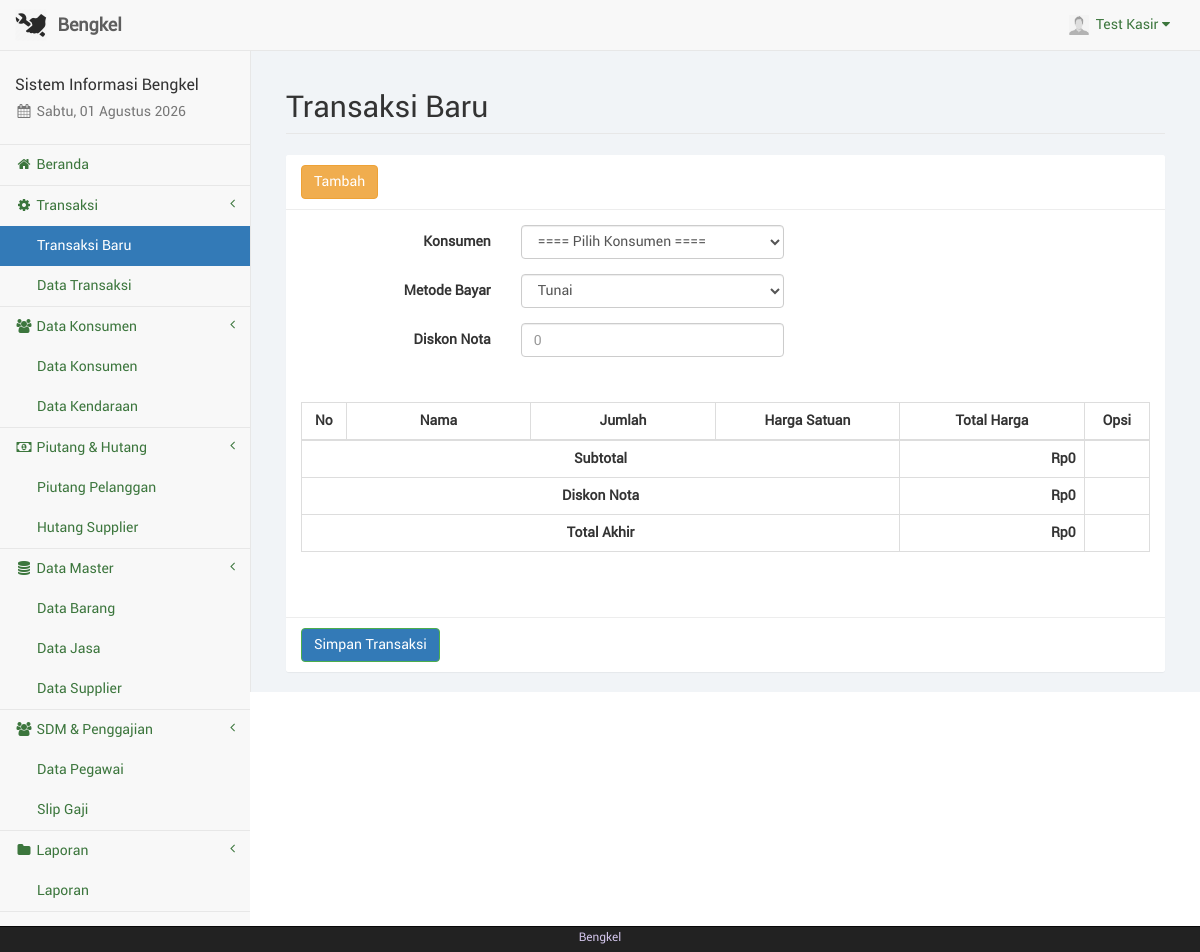
Screenshot of /kasir/trx_baru.php (signed in) with the database file from the repository.
### tables this page shows
CREATE TABLE IF NOT EXISTS `kasir` (
  `id_kasir` int(11) NOT NULL,
  `nama_kasir` varchar(50) NOT NULL,
  `telp_kasir` varchar(20) NOT NULL,
  `user_kasir` varchar(50) NOT NULL,
  `pass_kasir` varchar(100) NOT NULL,
  `foto_kasir` text NOT NULL,
  `id_adm` int(11) NOT NULL
);

### kasir/sess_check.php (called while the page is built, shortened)
<?php
	$chk_sess = isset($_SESSION['kasir']) ? (int)$_SESSION['kasir'] : 0;
	include("dist/config/koneksi.php");
	$sql_sess = "SELECT * FROM kasir WHERE id_kasir='$chk_sess'";
	$ress_sess = mysqli_query($conn, $sql_sess);
	$row_sess = mysqli_fetch_array($ress_sess);
	$sess_kasirname = $row_sess['nama_kasir'];
	$sess_kasirfoto = $row_sess['foto_kasir'];
?>

### kasir/dist/function/format_rupiah.php (called while the page is built, shortened)
<?php
	function format_rupiah($rp) {
		$jumlah = number_format($rp, 0, ",", ".");
		$rupiah = "Rp". $jumlah;
		return $rupiah;
	}
?>

### kasir/trx_baru.php (the view, shortened to what this page needs)
<?php
include("sess_check.php");
$pagedesc = "Transaksi Baru";
include("layout_top.php");
include("dist/function/format_rupiah.php");
?>
<div id="page-wrapper">
    <div class="container-fluid">
        <div class="row">
            <div class="col-lg-12">
                <h1 class="page-header">Transaksi Baru</h1>
            </div>
        </div>
        <div class="row">
            <div class="col-lg-12"><?php include("layout_alert.php"); ?></div>
        </div>
        <div class="row">
            <div class="col-lg-12">
                <div class="panel panel-default">
                    <div class="panel-heading">
                        <a href="tmp_tambah.php" class="btn btn-warning">Tambah</a>
                    </div>
                    <form class="form-horizontal" method="POST" enctype="multipart/form-data">
                        <div class="panel-body">
                            <div class="form-group">
                                <label class="control-label col-sm-3">Konsumen</label>
                                <div class="col-sm-4">
                                    <select name="kon" id="kon" class="form-control" required>
                                        <option value="">==== Pilih Konsumen ====</option>
                                    </select>
                                </div>
                            </div>
                            <div class="form-group">
                                <label class="control-label col-sm-3">Metode Bayar</label>
                                <div class="col-sm-4">
                                    <select name="metode_bayar" id="metode_bayar" class="form-control">
                                        <option value="Tunai">Tunai</option>
                                    </select>
                                </div>
                            </div>
                            <div class="form-group">
                                <label class="control-label col-sm-3">Diskon Nota</label>
                                <div class="col-sm-4">
                                    <input type="number" name="diskon_nota" class="form-control" placeholder="0" min="0">
                                </div>
                            </div>
                        </div>
                        <div class="panel-body">
                            <table class="table table-striped table-bordered table-hover" id="tabel-data">
                                <thead>
                                    <tr>
                                        <th width="1%">No</th>
                                        <th width="10%">Nama</th>
                                        <th width="10%">Jumlah</th>
                                        <th width="10%">Harga Satuan</th>
                                        <th width="10%">Total Harga</th>
                                        <th width="2%">Opsi</th>
                                    </tr>
                                </thead>
                                    <?php
                                    $grand = 0;
                                        echo '<td class="text-center">'; ?>
                                <tfoot>
                                    <tr>
                                        <th colspan="4" class="text-center">Subtotal</th>
                                        <th class="text-right"><?php echo format_rupiah($grand); ?></th>
                                        <th class="text-center"></th>
                                    </tr>
                                    <tr>
                                        <th colspan="4" class="text-center">Diskon Nota</th>
                                        <th class="text-right">
                                            <?php
                                            $diskon_nota = isset($_POST['diskon_nota']) ? (int)$_POST['diskon_nota'] : 0;
                                            echo format_rupiah($diskon_nota);
                                            ?>
                                        </th>
                                        <th class="text-center"></th>
                                    </tr>
                                    <tr>
                                        <th colspan="4" class="text-center">Total Akhir</th>
                                        <th class="text-right">
                                            <?php echo format_rupiah($grand - $diskon_nota); ?>
                                        </th>
                                        <th class="text-center"></th>
                                    </tr>
                                </tfoot>
                            </table>
                        </div>
                        <div class="panel-body">
                        </div>
                        <div class="panel-footer">
                            <button type="submit" name="simpan" class="btn btn-success">Simpan Transaksi</button>
                        </div>
                    </form>
                </div>
            </div>
        </div>
    </div>
</div>
<?php
include("layout_bottom.php");
?>

### kasir/layout_top.php (shortened to what this page needs)
<?php
	$haries = array("Sunday" => "Minggu", "Monday" => "Senin", "Tuesday" => "Selasa", "Wednesday" => "Rabu", "Thursday" => "Kamis", "Friday" => "Jum'at", "Saturday" => "Sabtu");
	$bulans = array("", "Januari", "Februari", "Maret", "April", "Mei", "Juni", "Juli", "Agustus", "September", "Oktober", "November", "Desember");
	$hari_ini = $haries[date("l")];
	$bulan_ini = $bulans[date("n")];
	$tanggal = date("d");
	$tahun = date("Y");
?>
<!DOCTYPE html>
<html lang="en">
<head>
	<link href="libs/bootstrap/dist/css/bootstrap.min.css" rel="stylesheet">
	<link href="libs/metisMenu/dist/metisMenu.min.css" rel="stylesheet">
    <link href="libs/datatables-plugins/integration/bootstrap/3/dataTables.bootstrap.css" rel="stylesheet">
    <link href="libs/datatables-responsive/css/dataTables.responsive.css" rel="stylesheet">
	<link href="dist/css/sb-admin-2.css" rel="stylesheet">
	<link href="dist/css/offline-font.css" rel="stylesheet">
	<link href="dist/css/custom.css" rel="stylesheet">
	<link href="libs/font-awesome/css/font-awesome.min.css" rel="stylesheet" type="text/css">
</head>
<body>
    <div id="wrapper">
        <nav class="navbar navbar-default navbar-static-top" role="navigation" style="margin-bottom: 0">
            <div class="navbar-header">
				<a class="navbar-brand hidden-xs" href="index.php">
					<img src="foto/logo.png" alt="brand" width="32" class="float-left image-brand">
					<div class="float-right">&nbsp;<strong>Bengkel</strong></div>
				</a>
			</div>
            <ul class="nav navbar-top-links navbar-right">
				<li class="dropdown dropdown-right">
					<a class="dropdown-toggle" data-toggle="dropdown" href="#">
						<img src="../foto/<?php echo $sess_kasirfoto;?>" width="20px" height="20px" padding="0px">&nbsp;&nbsp;<?php echo ucfirst($sess_kasirname); ?>&nbsp;<i class="fa fa-caret-down"></i>
					</a>
				</li>
			</ul>
            <div class="navbar-default sidebar" role="navigation">
                <div class="sidebar-nav navbar-collapse">
                    <ul class="nav" id="side-menu">
                        <li class="sidebar-search">
							<h4>Sistem Informasi Bengkel</h4>
							<h5 class="text-muted"><i class="fa fa-calendar fa-fw"></i>&nbsp;<?php echo $hari_ini.", ".$tanggal." ".$bulan_ini." ".$tahun ?></h5>
						</li>
						<?php
							if($pagedesc == "Beranda") {
								echo '<li><a href="index.php" class="active"><i class="fa fa-home fa-fw"></i>&nbsp;Beranda</a></li>';
							}
							else {
								echo '<li><a href="index.php"><i class="fa fa-home fa-fw"></i>&nbsp;Beranda</a></li>';
							}
							if(isset($menuparent) && $menuparent == "transaksi") {
								echo '<li class="active">';
							}
							else {
								echo '<li>';
							}
						?>
							<a href="#"><i class="fa fa-gear fa-fw"></i>&nbsp;Transaksi<span class="fa arrow"></span></a>
							<ul class="nav nav-second-level">
								<?php
									if($pagedesc == "Transaksi Baru") {
										echo '<li><a href="trx_baru.php" class="active">Transaksi Baru</a></li>';
									}
									else {
										echo '<li><a href="trx_baru.php">Transaksi Baru</a></li>';
									}
								?>
								<?php
									if($pagedesc == "Data Transaksi") {
										echo '<li><a href="trx.php" class="active">Data Transaksi</a></li>';
									}
									else {
										echo '<li><a href="trx.php">Data Transaksi</a></li>';
									}
								?>
							</ul>
						</li>
						<?php
							if(isset($menuparent) && $menuparent == "konsumen") {
								echo '<li class="active">';
							}
							else {
								echo '<li>';
							}
						?>
							<a href="#"><i class="fa fa-group fa-fw"></i>&nbsp;Data Konsumen<span class="fa arrow"></span></a>
							<ul class="nav nav-second-level">
								<?php
									if($pagedesc == "Data Konsumen") {
										echo '<li><a href="konsumen.php" class="active">Data Konsumen</a></li>';
									}
									else {
										echo '<li><a href="konsumen.php">Data Konsumen</a></li>';
									}
									if($pagedesc == "Data Kendaraan") {
										echo '<li><a href="kendaraan.php" class="active">Data Kendaraan</a></li>';
									}
									else {
										echo '<li><a href="kendaraan.php">Data Kendaraan</a></li>';
									}
								?>
							</ul>
						</li>
						<?php
							if(isset($menuparent) && $menuparent == "piutang") {
								echo '<li class="active">';
							}
							else {
								echo '<li>';
							}
						?>
							<a href="#"><i class="fa fa-money fa-fw"></i>&nbsp;Piutang & Hutang<span class="fa arrow"></span></a>
							<ul class="nav nav-second-level">
								<?php
									if($pagedesc == "Piutang Pelanggan") {
										echo '<li><a href="piutang.php" class="active">Piutang Pelanggan</a></li>';
									}
									else {
										echo '<li><a href="piutang.php">Piutang Pelanggan</a></li>';
									}
									if($pagedesc == "Hutang Supplier") {
										echo '<li><a href="hutang.php" class="active">Hutang Supplier</a></li>';
									}
									else {
										echo '<li><a href="hutang.php">Hutang Supplier</a></li>';
									}
								?>
							</ul>
						</li>
						<?php
							if(isset($menuparent) && $menuparent == "barang") {
								echo '<li class="active">';
							}
							else {
								echo '<li>';
							}
						?>
							<a href="#"><i class="fa fa-database fa-fw"></i>&nbsp;Data Master<span class="fa arrow"></span></a>
							<ul class="nav nav-second-level">
								<?php
									if($pagedesc == "Data Barang") {
										echo '<li><a href="barang.php" class="active">Data Barang</a></li>';
									}
									else {
										echo '<li><a href="barang.php">Data Barang</a></li>';
									}
									if($pagedesc == "Data Jasa") {
										echo '<li><a href="jasa.php" class="active">Data Jasa</a></li>';
									}
									else {
										echo '<li><a href="jasa.php">Data Jasa</a></li>';
									}
									if($pagedesc == "Data Supplier") {
										echo '<li><a href="supplier.php" class="active">Data Supplier</a></li>';
									}
									else {
										echo '<li><a href="supplier.php">Data Supplier</a></li>';
									}
								?>
							</ul>
						</li>
						<?php
							if(isset($menuparent) && $menuparent == "sdm") {
								echo '<li class="active">';
							}
							else {
								echo '<li>';
							}
						?>
							<a href="#"><i class="fa fa-users fa-fw"></i>&nbsp;SDM & Penggajian<span class="fa arrow"></span></a>
							<ul class="nav nav-second-level">
								<?php
									if($pagedesc == "Data Pegawai") {
										echo '<li><a href="pegawai.php" class="active">Data Pegawai</a></li>';
									}
									else {
										echo '<li><a href="pegawai.php">Data Pegawai</a></li>';
									}
									if($pagedesc == "Slip Gaji") {
										echo '<li><a href="slip_gaji.php" class="active">Slip Gaji</a></li>';
									}
									else {
										echo '<li><a href="slip_gaji.php">Slip Gaji</a></li>';
									}
								?>
							</ul>
						</li>
						<?php
							if(isset($menuparent) && $menuparent == "laporan") {
								echo '<li class="active">';
							}
							else {
								echo '<li>';
							}
						?>
							<a href="#"><i class="fa fa-folder fa-fw"></i>&nbsp;Laporan<span class="fa arrow"></span></a>
							<ul class="nav nav-second-level">
								<?php
									if($pagedesc == "Laporan") {
										echo '<li><a href="laporan.php" class="active">Laporan</a></li>';
									}
									else {
										echo '<li><a href="laporan.php">Laporan</a></li>';
									}
								?>
							</ul>
						</li>
		                </ul>
                 </div>
             </div>
         </nav>

### rows the page displays
kasir: foto_kasir (picture), nama_kasir "Test Kasir"

### other values shown
format_rupiah($grand) "Rp0"
format_rupiah($diskon_nota) "Rp0"
format_rupiah($grand - $diskon_nota) "Rp0"
